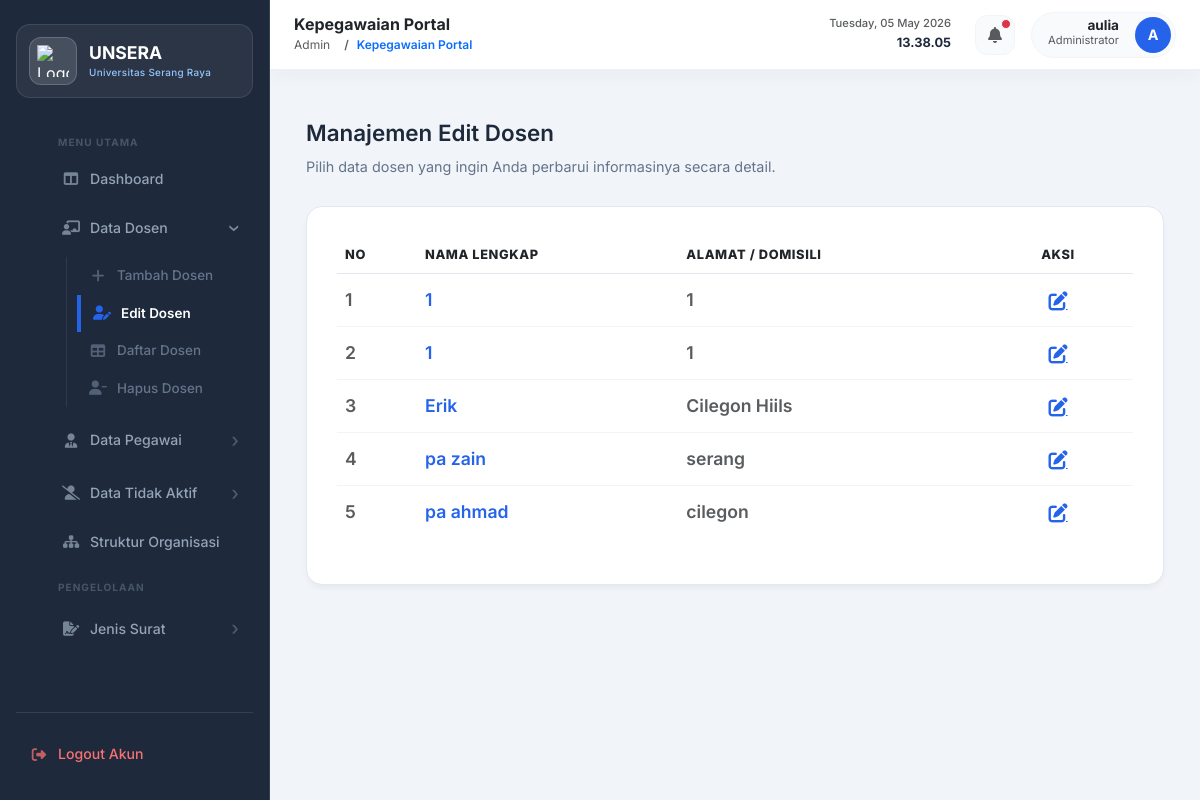
The app's page /edit_dosen.php (signed in) with its own data.
### tables this page shows
CREATE TABLE `dosen` (
  `id` int NOT NULL AUTO_INCREMENT,
  `nama_lengkap` varchar(128) DEFAULT NULL,
  `alamat` varchar(255) DEFAULT NULL,
  `ttl_tempat` varchar(64) DEFAULT NULL,
  `ttl_tanggal` date DEFAULT NULL,
  `status_dosen` varchar(64) DEFAULT NULL,
  `jenis_dosen` varchar(64) DEFAULT NULL,
  `jabatan_dosen` varchar(255) DEFAULT NULL,
  `jabatan_struktural` varchar(64) DEFAULT NULL,
  `tmk` date DEFAULT NULL,
  `tmtk` date DEFAULT NULL,
  `ket_tidak_kerja` varchar(64) DEFAULT NULL,
  `dok_tidak_kerja` longblob,
  `dok_tidak_kerja_name` varchar(255) DEFAULT NULL,
  `dok_tidak_kerja_type` varchar(100) DEFAULT NULL,
  `jabfung_akademik` varchar(64) DEFAULT NULL,
  `tmt_jabfung` date DEFAULT NULL,
  `dok_jabfung` longblob,
  `dok_jabfung_name` varchar(255) DEFAULT NULL,
  `dok_jabfung_type` varchar(100) DEFAULT NULL,
  `gol_lldikti` varchar(64) DEFAULT NULL,
  `tmt_gol_lldikti` date DEFAULT NULL,
  `dok_gol_lldikti` longblob,
  `dok_gol_lldikti_name` varchar(255) DEFAULT NULL,
  `dok_gol_lldikti_type` varchar(100) DEFAULT NULL,
  `gol_yayasan` varchar(64) DEFAULT NULL,
  `tmt_gol_yayasan` date DEFAULT NULL,
  `dok_gol_yayasan` longblob,
  `dok_gol_yayasan_name` varchar(255) DEFAULT NULL,
  `dok_gol_yayasan_type` varchar(100) DEFAULT NULL,
  `reward` varchar(128) DEFAULT NULL,
  `tgl_reward` date DEFAULT NULL,
  `dok_reward` varchar(255) DEFAULT NULL,
  `punishment` varchar(128) DEFAULT NULL,
  `dok_punishment` varchar(255) DEFAULT NULL,
  `homebase_prodi` varchar(64) DEFAULT NULL,
  `unit_kerja` varchar(64) DEFAULT NULL,
  `no_serdos` int DEFAULT NULL,
  `dok_serdos` longblob,
  `dok_serdos_name` varchar(255) DEFAULT NULL,
  `dok_serdos_type` varchar(100) DEFAULT NULL,
  `riwayat_pendidikan` varchar(8) DEFAULT NULL,
  `status_pribadi` char(100) DEFAULT NULL,
  `dok_ktp` longblob,
  `dok_ktp_name` varchar(255) DEFAULT NULL,
  `dok_ktp_type` varchar(100) DEFAULT NULL,
  `dok_kk` longblob,
  `dok_kk_name` varchar(255) DEFAULT NULL,
  `dok_kk_type` varchar(100) DEFAULT NULL,
  `foto_profil` varchar(255) DEFAULT NULL,
  `status_keaktifan` varchar(32) DEFAULT 'Aktif',
  `keterangan_keaktifan` text,
  `tgl_mulai_tidak_bekerja` date DEFAULT NULL,
  `nip` varchar(50) DEFAULT NULL,
  `nidn` varchar(50) DEFAULT NULL,
  `nuptk` varchar(50) DEFAULT NULL,
  `tmt_serdos` date DEFAULT NULL,
  `created_at` timestamp NULL DEFAULT CURRENT_TIMESTAMP,
  PRIMARY KEY (`id`)
);

### htdocs/edit_dosen.php (the view, shortened to what this page needs)
<?php
require 'db.php';
$data = $conn->query("SELECT * FROM dosen ORDER BY id DESC");
?>
<!DOCTYPE html>
<html lang="id">
<head>
    <link href="https://cdn.jsdelivr.net/npm/bootstrap@5.3.0/dist/css/bootstrap.min.css" rel="stylesheet">
    <link rel="stylesheet" href="https://cdnjs.cloudflare.com/ajax/libs/font-awesome/6.4.0/css/all.min.css">
    <link rel="stylesheet" href="style.css?v=<?= time() ?>">
</head>
<body>
<?php include 'components/sidebar.php'; ?>
<div class="main-content">
    <?php include 'components/navbar.php'; ?>
    <div class="header-section">
        <h1>Manajemen Edit Dosen</h1>
        <p>Pilih data dosen yang ingin Anda perbarui informasinya secara detail.</p>
    </div>
    <div class="card">
        <table class="table">
            <thead>
                <tr>
                    <th width="80">No</th>
                    <th>Nama Lengkap</th>
                    <th>Alamat / Domisili</th>
                    <th width="150" class="text-center">Aksi</th>
                </tr>
            </thead>
            <tbody>
                <?php
                $no = 1;
                while($row = $data->fetch_assoc()):
                ?>
                <tr>
                    <td class="text-muted"><?= $no++ ?></td>
                    <td>
                        <div style="font-weight: 600; color: var(--primary);"><?= htmlspecialchars($row['nama_lengkap']) ?></div>
                    </td>
                    <td class="text-muted"><?= htmlspecialchars($row['alamat']) ?></td>
                    <td class="text-center">
                        <a href="form_edit_dosen.php?id=<?= $row['id'] ?>" class="btn-icon" style="color: var(--primary); font-size: 1.2rem;" title="Edit Data">
                            <i class="fas fa-edit"></i>
                        </a>
                    </td>
                </tr>
                <?php endwhile; ?>
            </tbody>
        </table>
    </div>
</div>
</body>
</html>

### htdocs/style.css (style rules this page uses)
:root { --primary: #2563eb; --primary-light: #60a5fa; --primary-soft: #f1f5f9; --primary-hover: #1d4ed8; --secondary: #64748b; --accent: #3b82f6; --success: #10b981; --warning: #f59e0b; --danger: #ef4444; --bg-main: #f8fafc; --surface: #ffffff; --sidebar-bg: #1e293b; --sidebar-border: #334155; --text-main: #1e293b; --text-muted: #64748b; --border-color: #e2e8f0; --radius-sm: 8px; --radius-md: 12px; --radius-lg: 16px; --radius-xl: 24px; --shadow-sm: 0 1px 3px rgba(0,0,0,0.05); --shadow-md: 0 4px 6px -1px rgba(0,0,0,0.1), 0 2px 4px -1px rgba(0,0,0,0.06); --shadow-lg: 0 10px 15px -3px rgba(0,0,0,0.1), 0 4px 6px -2px rgba(0,0,0,0.05); --transition: all 0.3s cubic-bezier(0.4, 0, 0.2, 1); }
* { box-sizing: border-box; margin: 0; padding: 0; }
body { font-family: 'Inter', system-ui, sans-serif; background-color: var(--bg-main); color: var(--text-main); line-height: 1.6; overflow-x: hidden; }
h1, h2, h3, h4 { font-family: 'Inter', sans-serif; font-weight: 600; color: var(--text-main); }
.main-content { margin-left: 270px; padding: 120px 36px 36px; min-height: 100vh; }
.header-section { margin-bottom: 28px; }
.header-section h1 { font-size: 1.4rem; font-weight: 600; color: var(--text-main); line-height: 1.2; }
.header-section p { font-size: 0.9rem; color: var(--text-muted); margin-top: 5px; }
.card { background: var(--surface); border-radius: var(--radius-md); padding: 28px; box-shadow: var(--shadow-sm); border: 1px solid var(--border-color); margin-bottom: 24px; transition: var(--transition); }
.btn-icon { width: 36px; height: 36px; padding: 0; border-radius: var(--radius-md); display: inline-flex; align-items: center; justify-content: center; cursor: pointer; border: none; background: transparent; color: var(--text-muted); font-size: 0.95rem; transition: var(--transition); }
table { width: 100%; border-collapse: separate; border-spacing: 0; }
th { padding: 14px 16px; background: #f8fafc; text-align: left; font-size: 0.72rem; text-transform: uppercase; letter-spacing: 0.6px; color: var(--text-muted); font-weight: 700; border-bottom: 2px solid var(--border-color); }
td { padding: 14px 16px; border-bottom: 1px solid var(--border-color); font-size: 0.9rem; vertical-align: middle; }
tr:last-child td { border-bottom: none; }
.card { background: white; padding: 30px; border-radius: 16px; box-shadow: 0 4px 6px -1px rgba(0,0,0,0.05); margin-bottom: 24px; border: 1px solid var(--border-color); }
h1, h2, h3 { color: var(--text-main); font-weight: 800; }
table { width: 100%; border-collapse: collapse; }
th { background: #F8FAFC; padding: 18px; text-align: left; font-weight: 800; color: var(--text-muted); border-bottom: 2px solid var(--border-color); font-size: 0.8rem; text-transform: uppercase; }
td { padding: 18px; border-bottom: 1px solid #F1F5F9; font-size: 1.1rem; font-weight: 600; color: var(--text-main); }
.text-center { text-align: center; }

### htdocs/edit_dosen.php (style rules this page uses)
:root { --unsera-blue: #2563eb; --unsera-grey: #f8fafc; --unsera-dark: #1e293b; }
body { font-family: 'Inter', sans-serif; background-color: #f1f5f9; }

### records on screen
dosen: nama_lengkap "1", alamat "1"
dosen: nama_lengkap "1", alamat "1"
dosen: nama_lengkap "Erik", alamat "Cilegon Hiils"
dosen: nama_lengkap "pa zain", alamat "serang"
dosen: nama_lengkap "pa ahmad", alamat "cilegon"

### other values on screen
$page_title_text "Kepegawaian Portal"
$admin_nama "aulia"
$admin_initial "A"
